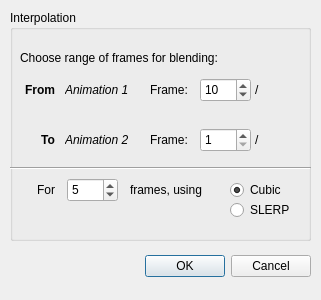
<?xml version="1.0" encoding="UTF-8"?>
<ui version="4.0">
 <class>BlendDialog</class>
 <widget class="QDialog" name="BlendDialog">
  <property name="geometry">
   <rect>
    <x>0</x>
    <y>0</y>
    <width>321</width>
    <height>300</height>
   </rect>
  </property>
  <property name="windowTitle">
   <string>Interpolation options</string>
  </property>
  <widget class="QDialogButtonBox" name="buttonBox">
   <property name="geometry">
    <rect>
     <x>110</x>
     <y>250</y>
     <width>201</width>
     <height>32</height>
    </rect>
   </property>
   <property name="orientation">
    <enum>Qt::Horizontal</enum>
   </property>
   <property name="standardButtons">
    <set>QDialogButtonBox::Cancel|QDialogButtonBox::Ok</set>
   </property>
  </widget>
  <widget class="QGroupBox" name="groupBox">
   <property name="geometry">
    <rect>
     <x>10</x>
     <y>10</y>
     <width>301</width>
     <height>231</height>
    </rect>
   </property>
   <property name="title">
    <string>Interpolation</string>
   </property>
   <widget class="QLabel" name="From">
    <property name="geometry">
     <rect>
      <x>0</x>
      <y>70</y>
      <width>45</width>
      <height>20</height>
     </rect>
    </property>
    <property name="text">
     <string>&lt;html&gt;&lt;head/&gt;&lt;body&gt;&lt;p align=&quot;right&quot;&gt;&lt;span style=&quot; font-weight:600;&quot;&gt;From&lt;/span&gt;&lt;/p&gt;&lt;/body&gt;&lt;/html&gt;</string>
    </property>
   </widget>
   <widget class="QLabel" name="To">
    <property name="geometry">
     <rect>
      <x>0</x>
      <y>120</y>
      <width>45</width>
      <height>20</height>
     </rect>
    </property>
    <property name="text">
     <string>&lt;html&gt;&lt;head/&gt;&lt;body&gt;&lt;p align=&quot;right&quot;&gt;&lt;span style=&quot; font-weight:600;&quot;&gt;To&lt;/span&gt;&lt;/p&gt;&lt;/body&gt;&lt;/html&gt;</string>
    </property>
   </widget>
   <widget class="QLabel" name="Animation1">
    <property name="geometry">
     <rect>
      <x>55</x>
      <y>70</y>
      <width>81</width>
      <height>20</height>
     </rect>
    </property>
    <property name="text">
     <string>&lt;html&gt;&lt;head/&gt;&lt;body&gt;&lt;p&gt;&lt;span style=&quot; font-style:italic;&quot;&gt;Animation 1&lt;/span&gt;&lt;/p&gt;&lt;/body&gt;&lt;/html&gt;</string>
    </property>
   </widget>
   <widget class="QLabel" name="Animation2">
    <property name="geometry">
     <rect>
      <x>55</x>
      <y>120</y>
      <width>81</width>
      <height>20</height>
     </rect>
    </property>
    <property name="text">
     <string>&lt;html&gt;&lt;head/&gt;&lt;body&gt;&lt;p&gt;&lt;span style=&quot; font-style:italic;&quot;&gt;Animation 2&lt;/span&gt;&lt;/p&gt;&lt;/body&gt;&lt;/html&gt;</string>
    </property>
   </widget>
   <widget class="QLabel" name="Frame1">
    <property name="geometry">
     <rect>
      <x>140</x>
      <y>70</y>
      <width>60</width>
      <height>20</height>
     </rect>
    </property>
    <property name="text">
     <string>Frame:</string>
    </property>
   </widget>
   <widget class="QLabel" name="Frame2">
    <property name="geometry">
     <rect>
      <x>140</x>
      <y>120</y>
      <width>60</width>
      <height>20</height>
     </rect>
    </property>
    <property name="text">
     <string>Frame:</string>
    </property>
   </widget>
   <widget class="QSpinBox" name="m_frameCount0">
    <property name="geometry">
     <rect>
      <x>190</x>
      <y>68</y>
      <width>51</width>
      <height>24</height>
     </rect>
    </property>
    <property name="minimum">
     <number>1</number>
    </property>
    <property name="maximum">
     <number>500</number>
    </property>
    <property name="value">
     <number>10</number>
    </property>
   </widget>
   <widget class="QSpinBox" name="m_frameCount1">
    <property name="geometry">
     <rect>
      <x>190</x>
      <y>118</y>
      <width>51</width>
      <height>24</height>
     </rect>
    </property>
    <property name="minimum">
     <number>1</number>
    </property>
    <property name="maximum">
     <number>500</number>
    </property>
   </widget>
   <widget class="Line" name="line">
    <property name="geometry">
     <rect>
      <x>0</x>
      <y>150</y>
      <width>301</width>
      <height>16</height>
     </rect>
    </property>
    <property name="orientation">
     <enum>Qt::Horizontal</enum>
    </property>
   </widget>
   <widget class="QLabel" name="Description">
    <property name="geometry">
     <rect>
      <x>10</x>
      <y>40</y>
      <width>231</width>
      <height>16</height>
     </rect>
    </property>
    <property name="text">
     <string>Choose range of frames for blending:</string>
    </property>
   </widget>
   <widget class="QLabel" name="For">
    <property name="geometry">
     <rect>
      <x>0</x>
      <y>170</y>
      <width>45</width>
      <height>20</height>
     </rect>
    </property>
    <property name="text">
     <string>&lt;html&gt;&lt;head/&gt;&lt;body&gt;&lt;p align=&quot;right&quot;&gt;For&lt;/p&gt;&lt;/body&gt;&lt;/html&gt;</string>
    </property>
   </widget>
   <widget class="QLabel" name="Using">
    <property name="geometry">
     <rect>
      <x>120</x>
      <y>170</y>
      <width>91</width>
      <height>20</height>
     </rect>
    </property>
    <property name="text">
     <string>frames, using</string>
    </property>
   </widget>
   <widget class="QRadioButton" name="m_cubicRadioButton">
    <property name="geometry">
     <rect>
      <x>220</x>
      <y>170</y>
      <width>71</width>
      <height>20</height>
     </rect>
    </property>
    <property name="text">
     <string>Cubic</string>
    </property>
    <property name="checked">
     <bool>true</bool>
    </property>
   </widget>
   <widget class="QRadioButton" name="m_slerpRadioButton">
    <property name="geometry">
     <rect>
      <x>220</x>
      <y>190</y>
      <width>100</width>
      <height>20</height>
     </rect>
    </property>
    <property name="text">
     <string>SLERP</string>
    </property>
   </widget>
   <widget class="QSpinBox" name="m_blendRange">
    <property name="geometry">
     <rect>
      <x>57</x>
      <y>168</y>
      <width>51</width>
      <height>24</height>
     </rect>
    </property>
    <property name="minimum">
     <number>1</number>
    </property>
    <property name="value">
     <number>5</number>
    </property>
   </widget>
   <widget class="QLabel" name="label">
    <property name="geometry">
     <rect>
      <x>245</x>
      <y>70</y>
      <width>21</width>
      <height>20</height>
     </rect>
    </property>
    <property name="text">
     <string>/</string>
    </property>
   </widget>
   <widget class="QLabel" name="m_totFrame0">
    <property name="geometry">
     <rect>
      <x>255</x>
      <y>70</y>
      <width>31</width>
      <height>20</height>
     </rect>
    </property>
    <property name="text">
     <string/>
    </property>
   </widget>
   <widget class="QLabel" name="label_2">
    <property name="geometry">
     <rect>
      <x>245</x>
      <y>120</y>
      <width>16</width>
      <height>20</height>
     </rect>
    </property>
    <property name="text">
     <string>/</string>
    </property>
   </widget>
   <widget class="QLabel" name="m_totFrame1">
    <property name="geometry">
     <rect>
      <x>255</x>
      <y>120</y>
      <width>31</width>
      <height>20</height>
     </rect>
    </property>
    <property name="text">
     <string/>
    </property>
   </widget>
  </widget>
 </widget>
 <resources/>
 <connections>
  <connection>
   <sender>buttonBox</sender>
   <signal>accepted()</signal>
   <receiver>BlendDialog</receiver>
   <slot>accept()</slot>
   <hints>
    <hint type="sourcelabel">
     <x>248</x>
     <y>254</y>
    </hint>
    <hint type="destinationlabel">
     <x>157</x>
     <y>274</y>
    </hint>
   </hints>
  </connection>
  <connection>
   <sender>buttonBox</sender>
   <signal>rejected()</signal>
   <receiver>BlendDialog</receiver>
   <slot>reject()</slot>
   <hints>
    <hint type="sourcelabel">
     <x>316</x>
     <y>260</y>
    </hint>
    <hint type="destinationlabel">
     <x>286</x>
     <y>274</y>
    </hint>
   </hints>
  </connection>
 </connections>
</ui>
